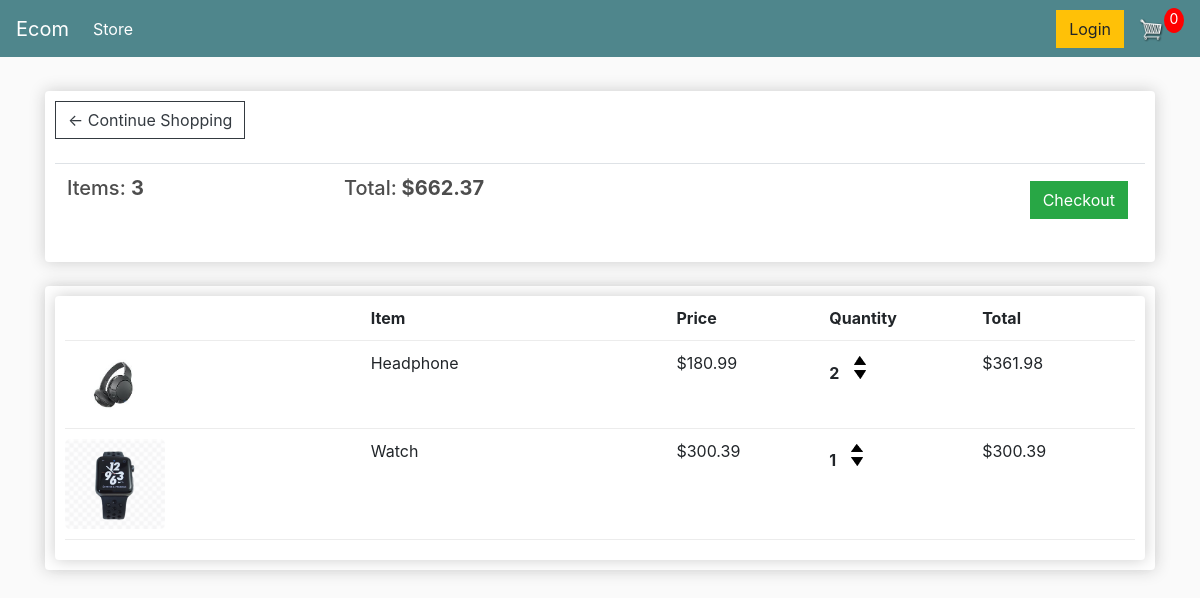
The app's page /cart/ (signed in) with its own data.
### store/models.py (models this page shows, shortened)
class Order(models.Model):
    customer = models.ForeignKey(Customer, on_delete=models.SET_NULL, blank=True, null=True)
    date_ordered = models.DateTimeField(auto_now_add=True)
    complete = models.BooleanField(max_length=200, null=True)
    transaction_id = models.CharField(max_length=200, null=True)
    @property
    def get_cart_total(self):
        ordetitems = self.orderitem_set.all()
        total = sum([item.get_total for item in ordetitems])
        return total
    @property
    def get_cart_items(self):
        ordetitems = self.orderitem_set.all()
        total = sum([item.quantity for item in ordetitems])
        return total

class OrderItem(models.Model):
    product = models.ForeignKey(Product, on_delete=models.SET_NULL, blank=True, null=True)
    order = models.ForeignKey(Order, on_delete=models.SET_NULL, blank=True, null=True)
    quantity = models.IntegerField(default=0, null=True, blank=True)
    data_added = models.DateTimeField(auto_now_add=True)
    @property
    def get_total(self):
        total = self.product.price * self.quantity
        return total

class Product(models.Model):
    name = models.CharField(max_length=200, null=True)
    price = models.FloatField()
    digital = models.BooleanField(default=False, null=True, blank=False)
    image = models.ImageField(null=True, blank=True)
    @property
    def imageURL(self):
        try:
            url = self.image.url
        except:
            url = ''
        return url

### store/views.py (the view)
# urls.py: path('cart/', views.cart, name="cart"),
def cart(request):
    if request.user.is_authenticated:
        customer = request.user.customer
        order, created = Order.objects.get_or_create(customer=customer, complete=False)
        items = order.orderitem_set.all()
    else:
        items = []
        order = {'get_cart_total': 0, 'get_cart_items': 0}
    context = {'items': items, 'order': order}
    return render(request, 'store/cart.html', context)

### templates/store/cart.html
{% extends 'store/main.html' %}
{% load static %}
{% block content %}
    <div class="row">
    <div class="col-lg-12">
        <div class="box-element">
            <a class="btn btn-outline-dark" href="{% url 'store' %}">&#x2190; Continue Shopping</a>
            <br>
            <br>
            <table class="table">
                <tr>
                    <th><h5>Items: <strong>{{ order.get_cart_items }}</strong></h5></th>
                    <th><h5>Total:<strong> ${{ order.get_cart_total|floatformat:2 }}</strong></h5></th>
                    <th>
                        <a style="float:right; margin:5px;" class="btn btn-success"
                           href="{% url 'checkout' %}">Checkout</a>
                    </th>
                </tr>
            </table>
        </div>
        <br>
        <div class="box-element">
            <div class="box-element">
                <div class="cart-row">
                    <div style="flex:2"></div>
                    <div style="flex:2"><strong>Item</strong></div>
                    <div style="flex:1"><strong>Price</strong></div>
                    <div style="flex:1"><strong>Quantity</strong></div>
                    <div style="flex:1"><strong>Total</strong></div>
                </div>
                {% for item in items %}
                    <div class="cart-row">
                        <div style="flex:2"><img class="row-image" src="{{ item.product.imageURL }}"></div>
                        <div style="flex:2"><p>{{ item.product.name }}</p></div>
                        <div style="flex:1"><p>${{ item.product.price|floatformat:2 }}</p></div>
                        <div style="flex:1">
                            <p class="quantity">{{ item.quantity }}</p>
                            <div class="quantity">
                                <img class="chg-quantity" src="{% static  'images/arrow-up.png' %}">
                                <img class="chg-quantity" src="{% static  'images/arrow-down.png' %}">
                            </div>
                        </div>
                        <div style="flex:1"><p>${{ item.get_total }}</p></div>
                    </div>
                {% endfor %}
            </div>
        </div>
    </div>
{% endblock content %}

### static/css/main.css (style rules this page uses)
body { background-color: hsl(0, 0%, 98%); }
h1,h2,h3,h4,h5,h6 { color:hsl(0, 0%, 30%); }
.box-element { box-shadow:hsl(0, 0%, 80%) 0 0 16px; background-color: #fff; border-radius: 4px; padding: 10px; }
.col-lg-4, .col-lg-6, .col-lg-8, .col-lg-12 { margin-top: 10px; }
.btn { border-radius: 0; }
.row-image { width: 100px; }
.cart-row { display: flex; align-items: flex-stretch; padding-bottom: 10px; margin-bottom: 10px; border-bottom: 1px solid #ececec; }
.quantity { display: inline-block; font-weight: 700; padding-right:10px; }
.chg-quantity { width: 12px; cursor: pointer; display: block; margin-top: 5px; transition:.1s; }

### records on screen
Order: get_cart_items "3", get_cart_total "662.37"
OrderItem: product.imageURL (picture), product.name "Headphone", product.price "180.99", quantity "2", get_total "361.98"
OrderItem: product.imageURL (picture), product.name "Watch", product.price "300.39", quantity "1", get_total "300.39"
